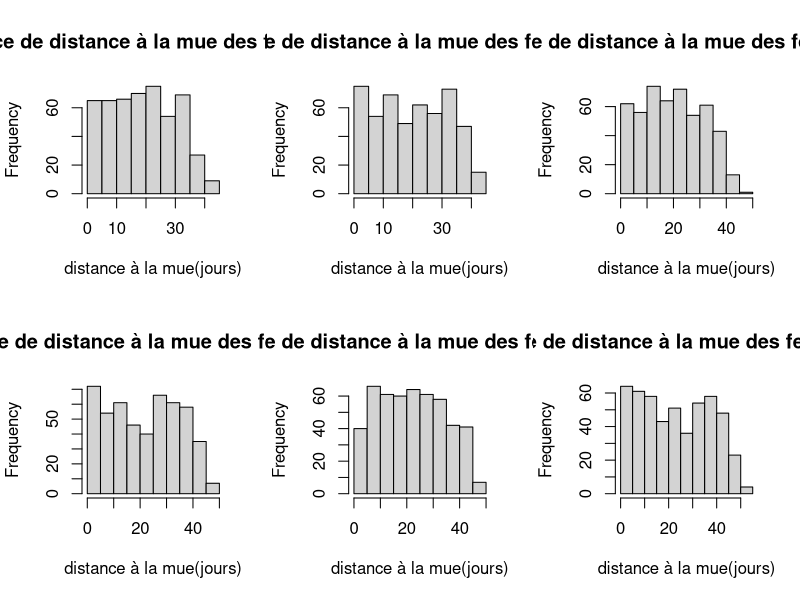

This chart was generated by the following R code: (Note: this script raises an error after producing the figure.)
rm(list=ls())

debut <- Sys.time()

tps_max <- 10000
repetition <- 2

fem_5j_avt_mue_moy <- numeric(tps_max)
fem_10j_avt_mue_moy <- numeric(tps_max)
fem_15j_avt_mue_moy <- numeric(tps_max)
fem_5j_avt_rec_moy <- numeric(tps_max)
pret_fem_5j_avt_mue_moy <- numeric(tps_max)
pret_fem_10j_avt_mue_moy <- numeric(tps_max)
pret_fem_15j_avt_mue_moy <- numeric(tps_max)
nb_receptive_moy <- numeric(tps_max)
nb_fem_dispo_moy <- numeric(tps_max)
nb_male_dispo_moy <- numeric(tps_max)
nb_male_seul_moy <- numeric(tps_max)
nb_couples_moy <- numeric(tps_max)
nb_repro_moy <- numeric(tps_max)
coeff_pearson_moy <- numeric(tps_max)
prop_receptive_moy <- numeric(tps_max)

instant <- 1
screeninstant <- 1
split.screen(c(2,3))

for (iteration in 1:repetition){

	nb_ind_en_mue <- numeric(tps_max)
	fem_5j_avt_mue <- numeric(tps_max)
	fem_10j_avt_mue <- numeric(tps_max)
	fem_15j_avt_mue <- numeric(tps_max)
	fem_5j_avt_rec <- numeric(tps_max)
	pret_fem_5j_avt_mue <- numeric(tps_max)
	pret_fem_10j_avt_mue <- numeric(tps_max)
	pret_fem_15j_avt_mue <- numeric(tps_max)
	nb_fem_dispo <- numeric(tps_max)
	nb_male_dispo <- numeric(tps_max)
	nb_male_seul <- numeric(tps_max)
	nb_couples <- numeric(tps_max)
	nb_repro <- numeric(tps_max)
	nb_receptive <- numeric(tps_max)
	coeff_pearson <- numeric(tps_max)
	nm <- 500
	nf <- 500
	taille_moy_fem <- numeric(nf)
	taille_moy_mal <- numeric(nm)
	txmort_male <- 0.0
	txmort_femelle <- 0.0
	f_dist_mue_moy <- numeric(nf)
	prop_receptive <- numeric(tps_max)
	

	###################
	#TRAME DISTRIBUTION
	###################

	# Femelles :
	
	f_no <- c(1:nf)
	f_taille <- rnorm(nf,2,0.2)   #arrondir à 3 chiffres ap virgule
	f_max_dist_mue <- ceiling(6.75+14.83*f_taille)
	f_dist_mue <- ceiling(runif(nf, min=0, max=f_max_dist_mue))
	f_date_receptivite <- ceiling(f_max_dist_mue/2)
	f_age <- numeric(nf)
	f_nb_mue <- numeric(nf)
	f_no_male <- numeric(nf)
	f_taille_male <- numeric(nf)
	f_dist_mue_male <- numeric(nf)

	# Males :

	m_no <- c(1:nm)
	m_taille <- rnorm(nm,2.75,0.2)
	m_max_dist_mue <- ceiling(6.75+14.83*m_taille)  
	m_dist_mue <- ceiling(runif(nm, min=0, max=m_max_dist_mue))
	m_age <- numeric(nm)
	m_nb_mue <- numeric(nm)
	m_no_femelle <- numeric(nm)
	m_taille_femelle <- numeric(nm)
	m_dist_mue_femelle <- numeric(nm)

	#######################
	# DYNAMIQUE POPULATION
	#######################
	
	for (tps in 1:tps_max) {

		######################
		# MORTALITE/NAISSANCES
		######################

		### Mortalité :
		
	  # combien de males et de femelles vont mourir aujourd'hui ?
		nb_male_mort <- floor(nm*txmort_male)
		nb_femelle_mort <- floor(nf*txmort_femelle)
		
	  # la mort s'abat aléatoirement sur les individus :
		no_male_mort <- sample(m_no, nb_male_mort)
		no_femelle_mort <- sample(f_no, nb_femelle_mort)
		
	  # les individus appariés aux morts se retrouvent seuls :
		veuf <- f_no_male[no_femelle_mort]
		veuve <- m_no_femelle[no_male_mort]
		
		m_no_femelle[veuf] <- 0
		m_taille_femelle[veuf] <- 0
		m_dist_mue_femelle[veuf] <- 0
		f_no_male[veuve] <- 0
		f_taille_male[veuve] <- 0
		f_dist_mue_male[veuve] <- 0

		### Naissances :
	  # pour chaque mort, un individu nait :
  
		f_taille[no_femelle_mort] <- rnorm(nb_femelle_mort,2,0.2)
		f_max_dist_mue[no_femelle_mort] <- ceiling(6.75 + 14.83 * f_taille[no_femelle_mort])
		f_dist_mue[no_femelle_mort] <- f_max_dist_mue[no_femelle_mort]
		f_date_receptivite[no_femelle_mort] <- ceiling(f_max_dist_mue[no_femelle_mort]/2)
		f_age[no_femelle_mort] <- 0
		f_nb_mue[no_femelle_mort] <- 0
		f_no_male[no_femelle_mort] <- 0
		f_taille_male[no_femelle_mort] <- 0
		f_dist_mue_male[no_femelle_mort] <- 0
		
		m_taille[no_male_mort] <- rnorm(nb_male_mort,2.75,0.2)
		m_max_dist_mue[no_male_mort] <- ceiling(6.75 + 14.83 * m_taille[no_male_mort])
		m_dist_mue[no_male_mort] <- m_max_dist_mue[no_male_mort]
		m_age[no_male_mort]<- 0
		m_nb_mue[no_male_mort] <- 0
		m_no_femelle[no_male_mort] <- 0
		m_taille_femelle[no_male_mort] <- 0
		m_dist_mue_femelle[no_male_mort] <- 0
		
		###############
		#VIEILLISSEMENT
		###############
		
		# tous les individus vieillissent d'un jour :
		f_age <- f_age + 1
		m_age <- m_age + 1	
		# tous les individus se rapprochent de leur date de mue : 
		f_dist_mue <- f_dist_mue - 1
		m_dist_mue <- m_dist_mue - 1		
		# les compagnons se rapprochent aussi de leur mue :
		f_dist_mue_male[f_no_male != 0] <- f_dist_mue_male[f_no_male != 0] - 1
		m_dist_mue_femelle[m_no_femelle != 0] <- m_dist_mue_femelle[m_no_femelle != 0] - 1
		
		# y en a-t-il qui mue aujourd'hui (femelle et male) ?
		nbmuetoday <- length(f_no[f_dist_mue <= 0]) + length(m_no[m_dist_mue <= 0])
	
		# si un des membres de la paire mue, le couple se sépare : 
		if (nbmuetoday > 0) {
			# quelles femelles muent aujourd'hui ?
			femelle_en_mue <- f_no[f_dist_mue <= 0]
			# qui parmi elles sont appariées ?
			femelle_en_mue_apparie <-f_no[(f_dist_mue <= 0) & (f_no_male != 0)]
			# males appariés avec une femelle qui mue aujourd'hui :
			male_apparie <- f_no_male[femelle_en_mue_apparie]
			
			# idem pour les mâles :
			male_en_mue <- m_no[m_dist_mue <= 0]
			male_en_mue_apparie <- m_no[(m_dist_mue <= 0) & (m_no_femelle != 0)]
			femelle_apparie <- m_no_femelle[male_en_mue_apparie]
			
			# comptage du nombre de reproductions aujourd'hui :
			nbreprotoday <- length(femelle_en_mue_apparie)
			
			# femelle devient libre :
			f_no_male[femelle_en_mue_apparie] <- 0
			f_taille_male[femelle_en_mue_apparie] <- 0
			f_dist_mue_male[femelle_en_mue_apparie] <- 0
			m_no_femelle[male_apparie] <- 0
			m_taille_femelle[male_apparie] <- 0
			m_dist_mue_femelle[male_apparie] <- 0
			
			# male devient libre :
			m_no_femelle[male_en_mue_apparie] <- 0
			m_taille_femelle[male_en_mue_apparie] <- 0
			m_dist_mue_femelle[male_en_mue_apparie] <- 0
			f_no_male[femelle_apparie] <- 0
			f_taille_male[femelle_apparie] <- 0
			f_dist_mue_male[femelle_apparie] <- 0
			
			# les individus grandissent après mue (+10%) :
			f_taille[femelle_en_mue] <- f_taille[femelle_en_mue]*1.10
			m_taille[male_en_mue] <- m_taille[male_en_mue]*1.10
			# ils sont ensuite au maximum de la distance à leur prochaine mue :
			f_dist_mue[femelle_en_mue] <- ceiling(6.75+14.83*f_taille[femelle_en_mue])  
			m_dist_mue[male_en_mue] <- ceiling(6.75+14.83*m_taille[male_en_mue])
			f_date_receptivite[femelle_en_mue] <- ceiling(f_dist_mue[femelle_en_mue]/2) #ici, dist_mue = max_dist_mue
			# on compte 1 mue de plus : 
			f_nb_mue[femelle_en_mue] <- f_nb_mue[femelle_en_mue] + 1
			m_nb_mue[male_en_mue] <- m_nb_mue[male_en_mue] + 1
		}
	
		############
		#APPARIEMENT
		############

		# combien de femelles sont libres & receptives aujourd'hui ?
		
		nb_femelle_dispo <- length(f_no[(f_no_male == 0) & (f_dist_mue <= f_date_receptivite)])
		# nb_femelle_dispo <- length(f_no[f_no_male == 0])
		
		# lesquelles ?
		no_femelle_dispo <- f_no[(f_no_male == 0) & (f_dist_mue <= f_date_receptivite)]
		# no_femelle_dispo <- f_no[f_no_male == 0]
		
		# combien sont receptives ? (comptage)
		nbreceptive <- length(f_no[f_dist_mue <= f_date_receptivite])
		
		# combien de males sont célibataires ?
		nb_male_celibataire <- length(m_no[m_no_femelle == 0])
		
		# s'il y a des individus libres, on lance l'appariement
		if ((nb_femelle_dispo > 0) & (nb_male_celibataire > 0)){
		
			# shaker des femelles disponibles (les têtes de liste ne sont plus privilégiées) :
			no_femelle_dispo <- sample(no_femelle_dispo, nb_femelle_dispo)
		
			# pour chaque femelle disponible (ligne = compteur de ligne) :
			
			for (ligne in no_femelle_dispo){

				# quels mâles sont disponibles (i.e. célibataires et qui muent APRES la femelle) ?
	
				no_male_dispo <- m_no[(m_no_femelle == 0) & (m_dist_mue > f_dist_mue[ligne])]
				# no_male_dispo <- m_no[m_no_femelle == 0]
				
				if (length(no_male_dispo) != 0){
					# /!\ pour eviter le "bug du sample" :
					if (length(no_male_dispo) == 1) {
						no_male_selec <- no_male_dispo
					} else if (length(no_male_dispo) > 1) {
					  # choix aléatoire du male :
						no_male_selec <- sample(no_male_dispo,1)
					}
					f_no_male[ligne] <- no_male_selec
					m_no_femelle[no_male_selec] <- f_no[ligne]
					f_taille_male[ligne] <- m_taille[no_male_selec]
					f_dist_mue_male[ligne] <- m_dist_mue[no_male_selec]
					m_taille_femelle[no_male_selec] <- f_taille[ligne]
					m_dist_mue_femelle[no_male_selec] <- f_dist_mue[ligne]
				}
			}
		}

		nbreceptive <- length(f_no[f_dist_mue <= f_date_receptivite])
		nb_male_celibataire <- length(m_no[m_no_femelle == 0])
		
		# suivi des femelles x jours avant mue :
		
		femelle_5j_avt_mue <- f_no[(f_dist_mue <= 5) & (f_dist_mue >= 1)]
		nb_fem_5j_avt_mue <- length(femelle_5j_avt_mue)
		femelle_10j_avt_mue <- f_no[(f_dist_mue <= 10) & (f_dist_mue >= 1)]
		nb_fem_10j_avt_mue <- length(femelle_10j_avt_mue)
		femelle_15j_avt_mue <- f_no[(f_dist_mue <= 15) & (f_dist_mue >= 1)]
		nb_fem_15j_avt_mue <- length(femelle_15j_avt_mue)
		
		# suivi des mâles pouvant prendre les femelles ci-dessus :
		
		# pretendant_fem_5j_avt_mue <- m_no[(m_no_femelle == 0) & (m_dist_mue > 5)]
		# nb_pretendant_fem_5j_avt_mue <- length(pretendant_fem_5j_avt_mue)
		# pretendant_fem_10j_avt_mue <- m_no[(m_no_femelle == 0) & (m_dist_mue > 10)]
		# nb_pretendant_fem_10j_avt_mue <- length(pretendant_fem_10j_avt_mue)
		# pretendant_fem_15j_avt_mue <- m_no[(m_no_femelle == 0) & (m_dist_mue > 15)]
		# nb_pretendant_fem_15j_avt_mue <- length(pretendant_fem_15j_avt_mue)
		
		pretendant_fem_5j_avt_mue <- m_no[(m_dist_mue > 5)]
		nb_pretendant_fem_5j_avt_mue <- length(pretendant_fem_5j_avt_mue)
		pretendant_fem_10j_avt_mue <- m_no[(m_dist_mue > 10)]
		nb_pretendant_fem_10j_avt_mue <- length(pretendant_fem_10j_avt_mue)
		pretendant_fem_15j_avt_mue <- m_no[(m_dist_mue > 15)]
		nb_pretendant_fem_15j_avt_mue <- length(pretendant_fem_15j_avt_mue)
		
		# compilation des valeurs (en vue d'un plot) :
		coeff <- cor.test(f_taille_male[f_no_male != 0], f_taille[f_no_male != 0], method = "pearson")$estimate
		coeff_pearson[tps] <- coeff
		nb_fem_dispo[tps] <- nb_femelle_dispo
		fem_5j_avt_mue[tps] <- nb_fem_5j_avt_mue
		fem_10j_avt_mue[tps] <- nb_fem_10j_avt_mue
		fem_15j_avt_mue[tps] <- nb_fem_15j_avt_mue
		pret_fem_5j_avt_mue[tps] <- nb_pretendant_fem_5j_avt_mue
		pret_fem_10j_avt_mue[tps] <- nb_pretendant_fem_10j_avt_mue
		pret_fem_15j_avt_mue[tps] <- nb_pretendant_fem_15j_avt_mue
		nb_receptive[tps] <- nbreceptive
		prop_receptive[tps] <- (nb_receptive[tps] * 100) / nf  # proportion de femelles receptives
		nb_male_dispo[tps] <- length(no_male_dispo)
		nb_male_seul[tps] <- nb_male_celibataire
		nb_couples[tps] <- length(f_no[f_no_male != 0])
		nb_repro[tps] <- nbreprotoday
	
		if(tps == instant & tps < 120 ){
			screen(screeninstant)
			hist(f_dist_mue, xlab="distance à la mue(jours)", main=paste("Fréquence de distance à la mue des femelles, t=",instant-1))
			# plot(f_dist_mue~f_taille, xlab="Taille femelle", ylab="Distance à la mue", main=paste("Jour",instant))
			instant <- instant + 20
			screeninstant <- screeninstant + 1
		}
	}

	# moyennes des valeurs sur tous les réplicats :
	coeff_pearson_moy <- coeff_pearson_moy + coeff_pearson/repetition 
	nb_fem_dispo_moy <- nb_fem_dispo_moy + nb_fem_dispo/repetition
	fem_5j_avt_mue_moy <- fem_5j_avt_mue_moy + fem_5j_avt_mue/repetition
	fem_10j_avt_mue_moy <- fem_10j_avt_mue_moy + fem_10j_avt_mue/repetition
	fem_15j_avt_mue_moy <- fem_15j_avt_mue_moy + fem_15j_avt_mue/repetition
	pret_fem_5j_avt_mue_moy <- pret_fem_5j_avt_mue_moy + pret_fem_5j_avt_mue/repetition
	pret_fem_10j_avt_mue_moy <- pret_fem_10j_avt_mue_moy + pret_fem_10j_avt_mue/repetition
	pret_fem_15j_avt_mue_moy <- pret_fem_15j_avt_mue_moy + pret_fem_15j_avt_mue/repetition
	nb_receptive_moy <- nb_receptive_moy + nb_receptive/repetition
	prop_receptive_moy <- prop_receptive_moy + prop_receptive/repetition
	nb_male_dispo_moy <- nb_male_dispo_moy + nb_male_dispo/repetition
	nb_male_seul_moy <- nb_male_seul_moy + nb_male_seul/repetition
	nb_couples_moy <- nb_couples_moy + nb_couples/repetition
	nb_repro_moy <- nb_repro_moy + nb_repro/repetition
	
	taille_moy_fem <- taille_moy_fem + f_taille/repetition
	taille_moy_mal <- taille_moy_mal + m_taille/repetition
}
	femelle <- data.frame(f_no, f_taille, f_dist_mue, f_date_receptivite, f_age, f_nb_mue, f_no_male, f_taille_male, f_dist_mue_male)
	male <- data.frame(m_no, m_taille, m_dist_mue, m_age, m_nb_mue, m_no_femelle, m_taille_femelle, m_dist_mue_femelle)

	# graphs :
	# distribution :
	windows()
	split.screen(c(1,2))
	screen(1)
	hist(taille_moy_fem, xlab= 'Taille', main = 'Distribution taille femelles', breaks = 40)
	screen(2)
	hist(taille_moy_mal, xlab= 'Taille', main = 'Distribution taille males', breaks = 40)
	
	# suivi des individus :
	windows()
	plot(nb_couples_moy, type="l", lwd=3, xlim=c(0,tps_max), ylim=c(0,max(nf,nm)), xlab='Jours', ylab="Effectifs", col="red", main='Suivi des femelles')
	abline(h=0)
	points(nb_receptive_moy, type="l",lty=3,lwd=3, col="pink")
	points(nb_fem_dispo_moy, type="l", col="orange")
	points(nb_couples_moy + nb_male_seul_moy, type="l", col="black")
	points(nb_male_dispo_moy, type="l", col="blue")
	
	windows()
	plot(fem_5j_avt_mue_moy, type="l", lwd=3,xlim=c(0,300), ylim=c(0,max(nf,nm)), xlab="jours", ylab="effectif", main="Suivi des individus x jours avant mue des femelles", col="green")
	points(fem_10j_avt_mue_moy, type="l", lwd=3, col="blue")
	points(fem_15j_avt_mue_moy, type="l", lwd=3, col="brown")
	points(pret_fem_5j_avt_mue_moy, type="l", col="green")
	points(pret_fem_10j_avt_mue_moy, type="l", col="blue")
	points(pret_fem_15j_avt_mue_moy, type="l", col="brown")
	points(nb_couples_moy, type="l", lty=3, lwd=3, col="red")
	mtext("traits épais : femelles ; traits fins : mâles prétendants ; pointillés : couples", 3, cex  = 0.8)
	
	windows()
	plot(nb_repro_moy, type='l', xlab='Jours', main='Nombre de reproductions par jour')
	
	windows()
	plot(prop_receptive_moy, type="l", ylim=c(0,100), xlab="jours", ylab="pourcentage", main="Pourcentage de femelles receptives")
	
	# homogamie :
	windows()
	plot(f_taille_male[f_no_male != 0]~f_taille[f_no_male != 0], xlab="taille femelle", ylab="taille male", main = paste("Homogamie taille : réplicat", iteration), asp=1)
	abline(0, 1, lty = 3)
	reg <- lm(f_taille_male[f_no_male != 0]~f_taille[f_no_male != 0])
	abline(reg)
	
	windows()
	plot(coeff_pearson_moy, type="l", ylim=c(-0.2,1), xlab="jours", main="Coefficient de correlation de Pearson entre la taille des individus appariés")
	abline(h=0)
	
	windows()
	plot(f_taille~f_age)
	
	windows()
	plot(length(m_no))
	
fin <- Sys.time()
warnings()
fin - debut